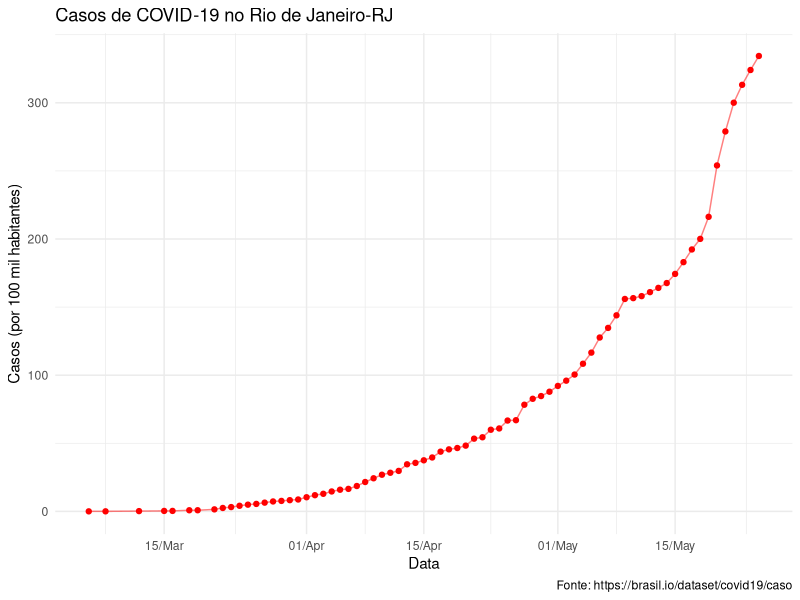
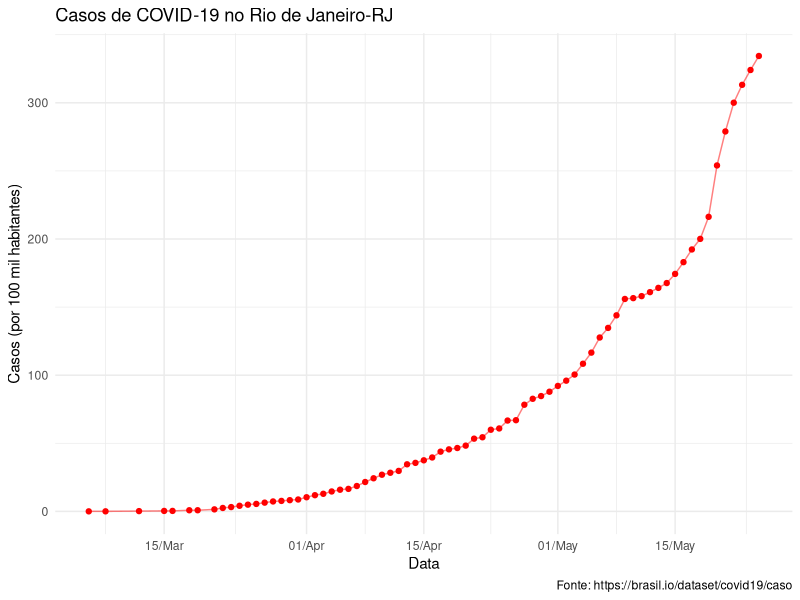

Write the R code that produced these figures, in order.
####################################################
# Fazendo um gráfico simples para o município do RJ
# por Sara Mortara, para rladiesrio
####################################################

# 1. bibliotecas ###
library(ggplot2)

# 2. lendo e padronizando os dados ####
## data frame com os dados
df <- read.csv("output/01-rio_de_janeiro.csv")
head(df)

## metadados
meta <- read.csv("output/metadado_corona_br.csv")
meta

## convertendo coluna com data p/ classe Date
class(df$date)
df$date <- as.Date(df$date)
class(df$date)

# 3. Fazendo um gráfico simples ####
p <- ggplot(df, aes(x = date, y = confirmed_per_100k_inhabitants)) +
  geom_line(color = "red",
            alpha = .5) +
  geom_point(color = "red") +
  scale_x_date(date_labels = "%d/%b") +
  labs(x = "Data",
       y = "Casos (por 100 mil habitantes)",
       caption = paste0("Fonte: ", meta$fonte),
       title = "Casos de COVID-19 no Rio de Janeiro-RJ") +
  theme_minimal()

p

# exportando o grafico
png("figs/02-rj_dados_brutos.png", res = 300,
    width = 1400, height = 1200)
p
dev.off()
